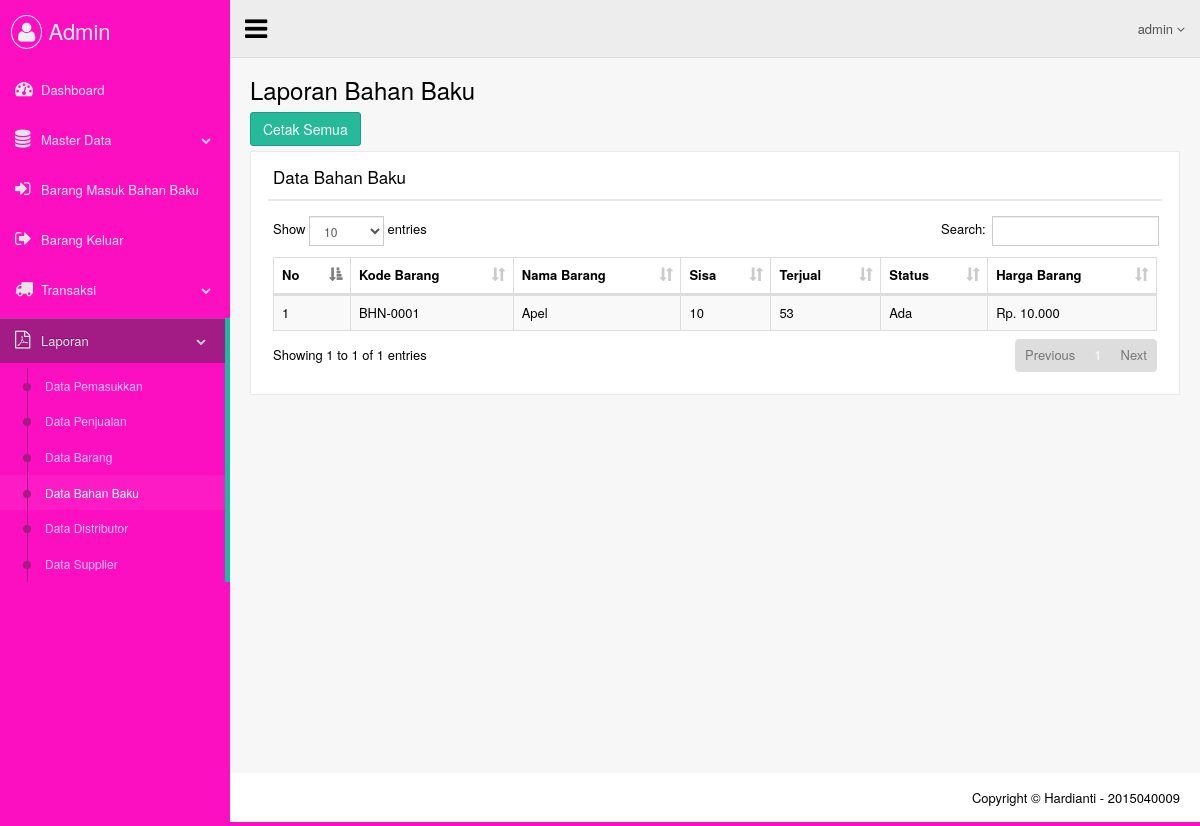
Screenshot of /views/admin/lap_bahan_baku.php (signed in) with the database file from the repository.
### tables this page shows
CREATE TABLE `dta_bahan_baku` (
  `id_bahan_baku` varchar(20) NOT NULL,
  `nama` varchar(50) NOT NULL,
  `jumlah` int(11) NOT NULL,
  `harga` int(11) NOT NULL,
  `satuan` varchar(50) NOT NULL
);

### views/admin/lap_bahan_baku.php (the view, shortened to what this page needs)
<?php include_once 'atribut/head.php'; ?>
<body class="nav-md">
  <div class="container body">
    <div class="main_container">
      <?php include_once 'atribut/header.php'; ?>
      <div class="right_col" role="main">
        <div class="">
          <div class="page-title">
            <div class="title_left">
              <h3>Laporan Bahan Baku</h3>
            </div>
          </div>
          <div class="clearfix"></div>
          <div class="row">
            <div class="col-lg-3 col-md-3 col-sm-6 col-xs-12">
              <a href="laporan/lap_bahan_baku_cetak.php" target="_blank">
                <button class="btn btn-success" type="submit" name="cetak">Cetak Semua</button>
              </a>
            </div>
          </div>
          <div class="row">
            <div class="col-md-12 col-sm-12 col-xs-12">
              <div class="x_panel">
                <div class="x_title">
                  <h2>Data Bahan Baku</h2>
                  <div class="clearfix"></div>
                </div>
                <div class="x_content">
                  <table class="table table-striped table-bordered table-hover" id="datatables" style="width: 100%">
                    <thead>
                        <tr>
                            <th>No</th>
                            <th>Kode Barang</th>
                            <th>Nama Barang</th>
                            <th>Sisa</th>
                            <th>Terjual</th>
                            <th>Status</th>
                            <th>Harga Barang</th>
                        </tr>
                    </thead>
                    <tbody>
                        <?php
                        $query  = "SELECT dta_bahan_baku.*, (SELECT stock_terjual FROM dta_barang) AS stock_terjual FROM dta_bahan_baku";
                        $result = $mysqli->query($query);
                        $no = 1;
                        while ($row = $result->fetch_array(MYSQLI_ASSOC)) :
                        ?>
                         <tr>
                             <td><?php echo $no++ ?></td>
                             <td><?php echo $row['id_bahan_baku']; ?></td>
                             <td><?php echo $row['nama']; ?></td>
                             <td><?= $row['jumlah'] ?></td>
                             <td><?= $row['stock_terjual'] ?></td>
                             <td><?= ($row['jumlah'] <= 0) ? 'Habis' : 'Ada' ?></td>
                             <td><?php echo "Rp. ". number_format($row['harga'], 0, ",", "."); ?></td>
                         </tr>
                        <?php endwhile; ?>
                    </tbody>
                  </table>
                </div>
              </div>
            </div>
          </div>
        </div>
      </div>
      <?php include_once 'atribut/footer.php'; ?>
    </div>
  </div>
<?php include_once 'atribut/foot.php'; ?>

### rows the page displays
dta_bahan_baku: id_bahan_baku "BHN-0001", nama "Apel", jumlah "10", stock_terjual "53", shows "Ada", harga "10.000"
